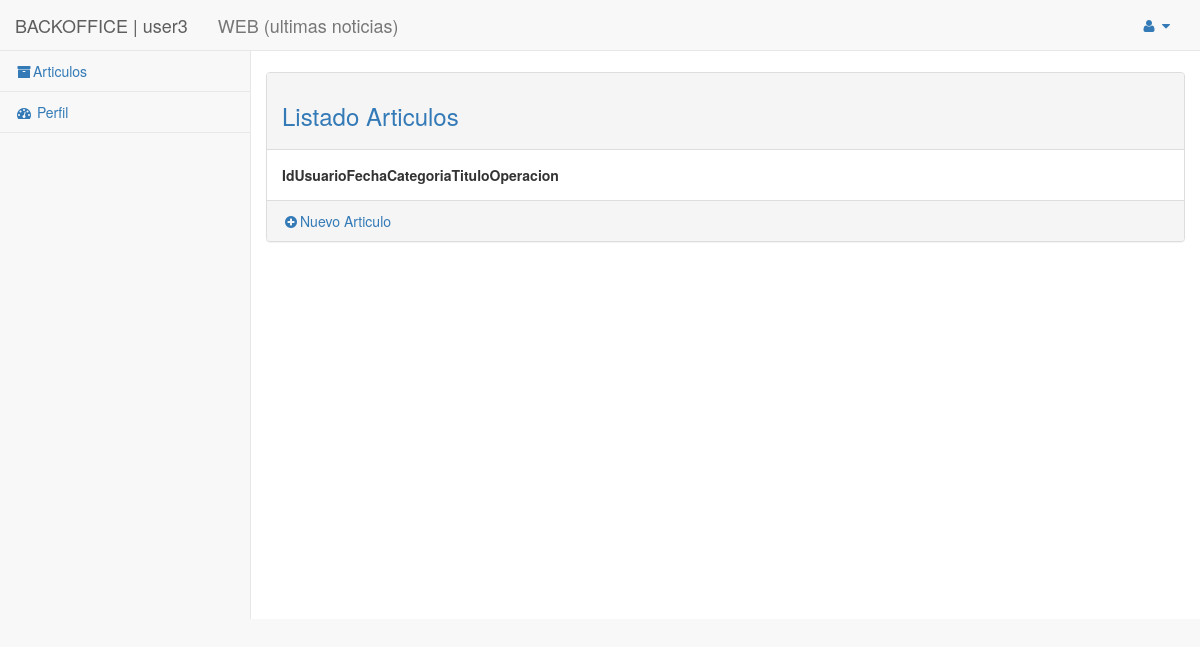
Before: /backoffice/articulo/controlador.php (signed in) with the older database file.
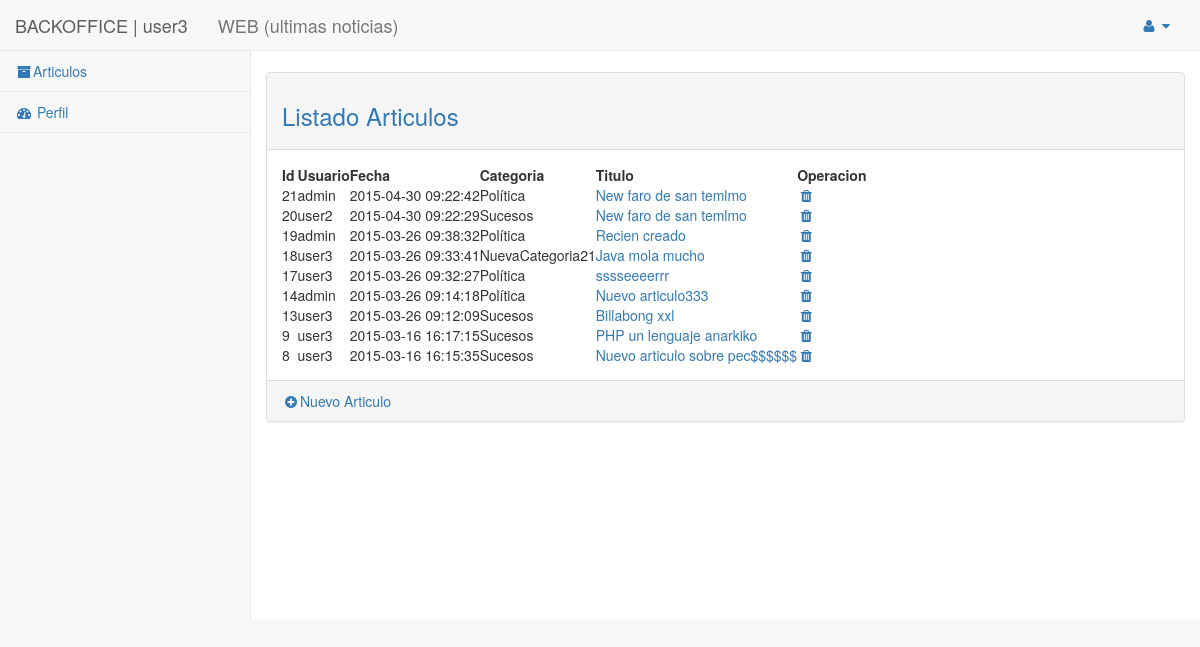
After: the same page with the newer database file.
### tables this page shows
CREATE TABLE IF NOT EXISTS `articulo` (
  `id` int(11) NOT NULL AUTO_INCREMENT,
  `fecha` timestamp NULL DEFAULT CURRENT_TIMESTAMP COMMENT 'fecha del artículo',
  `titulo` varchar(250) NOT NULL DEFAULT 'Sin titulo' COMMENT 'título del articulo',
  `contenido` text NOT NULL,
  `id_usuario` int(11) NOT NULL,
  `id_categoria` int(11) NOT NULL,
  `foto` varchar(535) NOT NULL,
  PRIMARY KEY (`id`),
  KEY `id_usuario` (`id_usuario`),
  KEY `id_categoria` (`id_categoria`)
);

CREATE TABLE IF NOT EXISTS `usuario` (
  `id` int(11) NOT NULL AUTO_INCREMENT,
  `email` varchar(250) NOT NULL,
  `password` varchar(50) NOT NULL,
  `nombre` varchar(250) NOT NULL,
  `rol` int(1) NOT NULL DEFAULT '1' COMMENT '0=Administrador  1=usuario',
  PRIMARY KEY (`id`),
  UNIQUE KEY `email` (`email`)
);

CREATE TABLE IF NOT EXISTS `categoria` (
  `id` int(11) NOT NULL AUTO_INCREMENT,
  `fecha` timestamp NULL DEFAULT CURRENT_TIMESTAMP,
  `titulo` varchar(250) NOT NULL DEFAULT 'Sin titulo',
  PRIMARY KEY (`id`)
);

### core/Database.php (called while the page is built, shortened)
<?php
class Database{
	private $db_host = "localhost";
	private $db_user = "root";
	private $db_pass = "";
	private $db_name = "mb15";
	private $con = false;
	private $result = array();
	public function connect(){
		if(!$this->con){
			$myconn = @mysql_connect($this->db_host,$this->db_user,$this->db_pass);
            if($myconn){
            	$seldb = @mysql_select_db($this->db_name,$myconn);
                if($seldb){
                	$this->con = true;
                    return true;
                }else{
                	array_push($this->result,mysql_error());
                    return false;
                }
            }else{
            	array_push($this->result,mysql_error());
                return false;
            }
        }else{
            return true;
        }
	}
    public function disconnect(){
    	if($this->con){
    		if(@mysql_close()){
    			$this->con = false;
				return true;
			}else{
				return false;
			}
		}
    }
	public function sql($sql){
		$query = @mysql_query($sql);
		if($query){
			$this->numResults = mysql_num_rows($query);
			for($i = 0; $i < $this->numResults; $i++){
				$r = mysql_fetch_array($query);
               	$key = array_keys($r);
               	for($x = 0; $x < count($key); $x++){
                   	if(!is_int($key[$x])){
                   		if(mysql_num_rows($query) >= 1){
                   			$this->result[$i][$key[$x]] = $r[$key[$x]];
						}else{
							$this->result = null;
						}
					}
				}
			}
			return true;
		}else{
			array_push($this->result,mysql_error());
			return false;
		}
	}
    public function getResult(){
        $val = $this->result;
        $this->result = array();
        return $val;
    }
}

### backoffice/articulo/modelo.php (called while the page is built, shortened)
<?php
	function getArticulos( $limit=10 , $id_usuario=null, $id_categoria=null)
	{
		$sql = "SELECT a.id , a.titulo, id_usuario, c.titulo as categoria, u.nombre , a.fecha, a.contenido,  foto FROM `articulo` as a , `usuario` as u, `categoria` as c WHERE a.id_usuario = u.id and a.id_categoria = c.id ORDER BY fecha DESC";
		$db = new Database();
		$db->connect();
		$where = '';
		$db->sql( $sql.$where );
		$res = $db->getResult();
		return $res;
	}
?>

### backoffice/articulo/vista.php (the view)
<?php require '../../html/backoffice/head.php'; ?>
<div id="page-wrapper">
    <div class="row">
        <div class="col-lg-12">
         </div>
     </div>
     <div class="row">
            <br>
            <div class="panel panel-default">
                <div class="panel-heading">
                     <h3 class="text-primary">Listado Articulos</h3>
                </div>
                <div class="panel-body">
					<table id="tabla">
					<thead>
						<tr>
							<th>Id</th>
							<th>Usuario</th>
							<th>Fecha</th>
							<th>Categoria</th>
							<th>Titulo</th>
							<th>Operacion</th>
						</tr>
					</thead>
					    <?php foreach($articulos as $articulo): ?>
					    <tr>
					    	<td><?php echo $articulo['id']?></td>
					    	<td><?php echo $articulo['nombre']?></td>
					        <td><?php echo $articulo['fecha']?></td>
					        <td><?php echo $articulo['categoria']?></td>
					        <td>
					        	<a href="<?php echo(CONTROLLER_ARTICULO);?>?op=<?php echo(OP_DETALLE);?>&id=<?php echo $articulo['id']?>" >
					        		<?php echo $articulo['titulo']?>
					        	</a>
					        </td>
					        <td>
					        	<a href="<?php echo(CONTROLLER_ARTICULO);?>?id=<?php echo $articulo['id']?>&op=<?php echo(OP_ELIMINAR);?>"
					        	   title="Eliminar articulo"><i class="fa fa-trash fa-fw"></i></a>
					        </td>
					    </tr>
					<?php endforeach;?>
					</table>
				</div>
                <div class="panel-footer">
                    <a href="<?php echo(CONTROLLER_ARTICULO);?>?op=<?php echo(OP_DETALLE);?>"><i class="fa fa-plus-circle fa-fw"></i>Nuevo Articulo</a>
                 </div>
            </div>
		</div>
</div>
<?php require '../../html/backoffice/footer.php'; ?>

### html/backoffice/navigation.php (shortened to what the changed rows need)
<?php
$perfil = $_SESSION["perfil"];
?>
 <nav class="navbar navbar-default navbar-static-top" role="navigation" style="margin-bottom: 0">
     <div class="navbar-header">
         <a class="navbar-brand" href="">BACKOFFICE | <?php echo $perfil['nombre']?> </a>
         <a class="navbar-brand" href="<?php echo WEBROOT; ?>"> WEB (ultimas noticias)</a>
     </div>
     <ul class="nav navbar-top-links navbar-right">
         <li class="dropdown">
             <a class="dropdown-toggle" data-toggle="dropdown" href="#">
                 <i class="fa fa-user fa-fw"></i>  <i class="fa fa-caret-down"></i>
             </a>
         </li>
     </ul>
     <div class="navbar-default sidebar" role="navigation">
         <div class="sidebar-nav navbar-collapse">
             <ul class="nav" id="side-menu">
                 <?php if ( $perfil['rol'] == 0 ) { ?>
                  <li>
                      <a href="<?php echo(CONTROLLER_ARTICULO);?>"><i class="fa fa-archive fa-fw"></i>Articulos</a>
                  </li>
                  <li>
                      <a href="<?php echo(CONTROLLER_CATEGORIA);?>"><i class="fa fa-tasks fa-fw"></i>Categorias</a>
                  </li>
                  <li>
                      <a href="<?php echo(CONTROLLER_USER);?>"><i class="fa fa-user fa-fw"></i>Usuarios</a>
                  </li>
              <?php } else { ?>
                  <li>
                      <a href="<?php echo(CONTROLLER_ARTICULO);?>"><i class="fa fa-archive fa-fw"></i>Articulos</a>
                  </li>
                		<li>
                      <a href="#"><i class="fa fa-dashboard fa-fw"></i> Perfil</a>
                  </li>
               	<?php }?>
             </ul>
         </div>
     </div>
 </nav>

Changed rows visible on the page:
now on this page (row edited): articulo: id "21", id_usuario.nombre "admin", fecha "2015-04-30 09:22:42", id_categoria.titulo "Política", titulo "New faro de san temlmo"
now on this page (row edited): articulo: id "20", id_usuario.nombre "user2", fecha "2015-04-30 09:22:29", id_categoria.titulo "Sucesos", titulo "New faro de san temlmo"
now on this page (row edited): articulo: id "19", id_usuario.nombre "admin", fecha "2015-03-26 09:38:32", id_categoria.titulo "Política", titulo "Recien creado"
now on this page (row edited): articulo: id "18", id_usuario.nombre "user3", fecha "2015-03-26 09:33:41", id_categoria.titulo "NuevaCategoria21", titulo "Java mola mucho"
now on this page (row edited): articulo: id "17", id_usuario.nombre "user3", fecha "2015-03-26 09:32:27", id_categoria.titulo "Política", titulo "sssseeeerrr"
now on this page (row edited): articulo: id "14", id_usuario.nombre "admin", fecha "2015-03-26 09:14:18", id_categoria.titulo "Política", titulo "Nuevo articulo333"
now on this page (row edited): articulo: id "13", id_usuario.nombre "user3", fecha "2015-03-26 09:12:09", id_categoria.titulo "Sucesos", titulo "Billabong xxl"
now on this page (row edited): articulo: id "9", id_usuario.nombre "user3", fecha "2015-03-16 16:17:15", id_categoria.titulo "Sucesos", titulo "PHP un lenguaje anarkiko"
now on this page (row edited): articulo: id "8", id_usuario.nombre "user3", fecha "2015-03-16 16:15:35", id_categoria.titulo "Sucesos", titulo "Nuevo articulo sobre pec$$$$$$"
